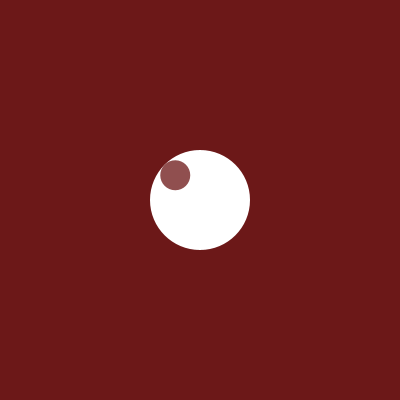
Frame 1 (no input)
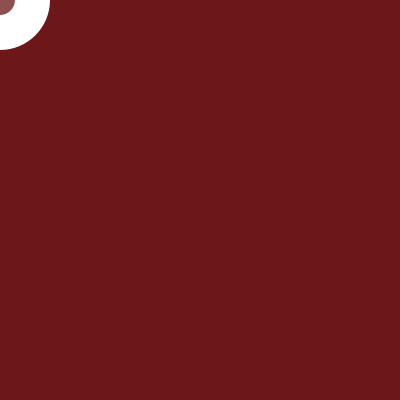
Frame 60 (the mouse pressed at the canvas centre just before this capture)
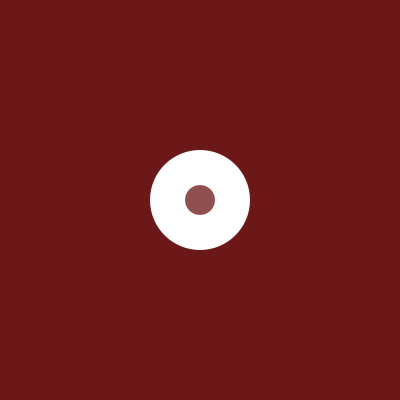
Frame 120 (the mouse held since frame 60 and released just before this capture)

The Processing sketch that drew these frames (run headless with seeded random() and noise(); from frame 60 on, the mouse is pressed at the canvas centre):

// Processing sketch: processing_68994
// ── processing_68994.pde

float xCourant = 200;
float yCourant = 200;
float xCible;
float yCible;
float diametre = 100;
float diametrePupille = 30;

void setup () {
  size (400, 400);
  smooth ();
  noStroke ();
}

void draw () {
  background (108, 24, 24);
  fill(255);
  ellipse (xCourant, yCourant, diametre, diametre);

  float distance = dist(mouseX, mouseY, xCourant, yCourant);
  distance = constrain (distance, 0, diametre/2 - diametrePupille/2);

  float radians =  atan2(mouseY - yCourant, mouseX - xCourant);
  float xPupille = cos (radians) * distance + xCourant;
  float yPupille = sin (radians) * distance + yCourant;

  xCourant = (xCible - xCourant) * 0.2 + xCourant;
  yCourant = (yCible - yCourant) * 0.2 + yCourant;

  fill (144, 79, 79);
  ellipse (xPupille, yPupille, diametrePupille, diametrePupille);
}

void mousePressed () {
  xCible = mouseX;
  yCible = mouseY;
}
